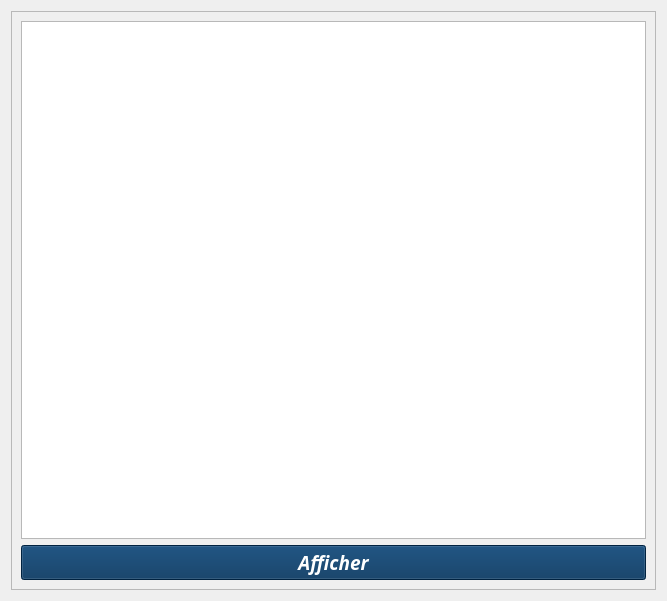
<?xml version="1.0" encoding="UTF-8"?>
<ui version="4.0">
 <class>Form</class>
 <widget class="QWidget" name="Form">
  <property name="geometry">
   <rect>
    <x>0</x>
    <y>0</y>
    <width>667</width>
    <height>601</height>
   </rect>
  </property>
  <property name="windowTitle">
   <string>Form</string>
  </property>
  <property name="styleSheet">
   <string notr="true">QWidget {
    border-image: url(:/newPrefix/covid.jpg);
}
QWidget * {
    border-image: none;
}</string>
  </property>
  <layout class="QVBoxLayout" name="verticalLayout_2">
   <item>
    <widget class="QFrame" name="frame">
     <property name="frameShape">
      <enum>QFrame::StyledPanel</enum>
     </property>
     <property name="frameShadow">
      <enum>QFrame::Raised</enum>
     </property>
     <layout class="QVBoxLayout" name="verticalLayout">
      <item>
       <widget class="QTableView" name="tableView"/>
      </item>
      <item>
       <widget class="QPushButton" name="pushButton">
        <property name="palette">
         <palette>
          <active>
           <colorrole role="Button">
            <brush brushstyle="SolidPattern">
             <color alpha="255">
              <red>0</red>
              <green>48</green>
              <blue>90</blue>
             </color>
            </brush>
           </colorrole>
           <colorrole role="ButtonText">
            <brush brushstyle="SolidPattern">
             <color alpha="255">
              <red>255</red>
              <green>255</green>
              <blue>255</blue>
             </color>
            </brush>
           </colorrole>
           <colorrole role="Base">
            <brush brushstyle="SolidPattern">
             <color alpha="255">
              <red>0</red>
              <green>48</green>
              <blue>90</blue>
             </color>
            </brush>
           </colorrole>
           <colorrole role="Window">
            <brush brushstyle="SolidPattern">
             <color alpha="255">
              <red>0</red>
              <green>48</green>
              <blue>90</blue>
             </color>
            </brush>
           </colorrole>
          </active>
          <inactive>
           <colorrole role="Button">
            <brush brushstyle="SolidPattern">
             <color alpha="255">
              <red>0</red>
              <green>48</green>
              <blue>90</blue>
             </color>
            </brush>
           </colorrole>
           <colorrole role="ButtonText">
            <brush brushstyle="SolidPattern">
             <color alpha="255">
              <red>255</red>
              <green>255</green>
              <blue>255</blue>
             </color>
            </brush>
           </colorrole>
           <colorrole role="Base">
            <brush brushstyle="SolidPattern">
             <color alpha="255">
              <red>0</red>
              <green>48</green>
              <blue>90</blue>
             </color>
            </brush>
           </colorrole>
           <colorrole role="Window">
            <brush brushstyle="SolidPattern">
             <color alpha="255">
              <red>0</red>
              <green>48</green>
              <blue>90</blue>
             </color>
            </brush>
           </colorrole>
          </inactive>
          <disabled>
           <colorrole role="Button">
            <brush brushstyle="SolidPattern">
             <color alpha="255">
              <red>0</red>
              <green>48</green>
              <blue>90</blue>
             </color>
            </brush>
           </colorrole>
           <colorrole role="ButtonText">
            <brush brushstyle="SolidPattern">
             <color alpha="255">
              <red>120</red>
              <green>120</green>
              <blue>120</blue>
             </color>
            </brush>
           </colorrole>
           <colorrole role="Base">
            <brush brushstyle="SolidPattern">
             <color alpha="255">
              <red>0</red>
              <green>48</green>
              <blue>90</blue>
             </color>
            </brush>
           </colorrole>
           <colorrole role="Window">
            <brush brushstyle="SolidPattern">
             <color alpha="255">
              <red>0</red>
              <green>48</green>
              <blue>90</blue>
             </color>
            </brush>
           </colorrole>
          </disabled>
         </palette>
        </property>
        <property name="font">
         <font>
          <family>Segoe UI Black</family>
          <pointsize>14</pointsize>
          <weight>75</weight>
          <italic>true</italic>
          <bold>true</bold>
         </font>
        </property>
        <property name="styleSheet">
         <string notr="true">background-color: rgb(0, 48, 90);</string>
        </property>
        <property name="text">
         <string>Afficher</string>
        </property>
       </widget>
      </item>
     </layout>
    </widget>
   </item>
  </layout>
 </widget>
 <resources/>
 <connections/>
</ui>
